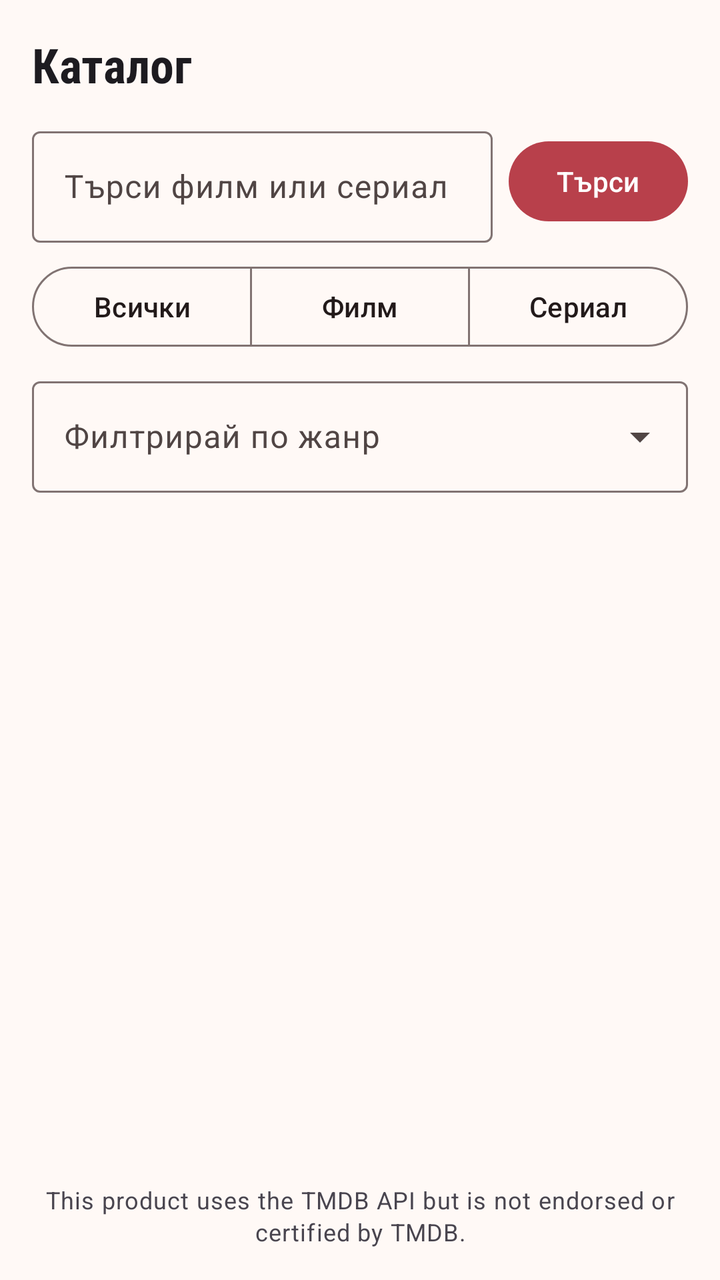
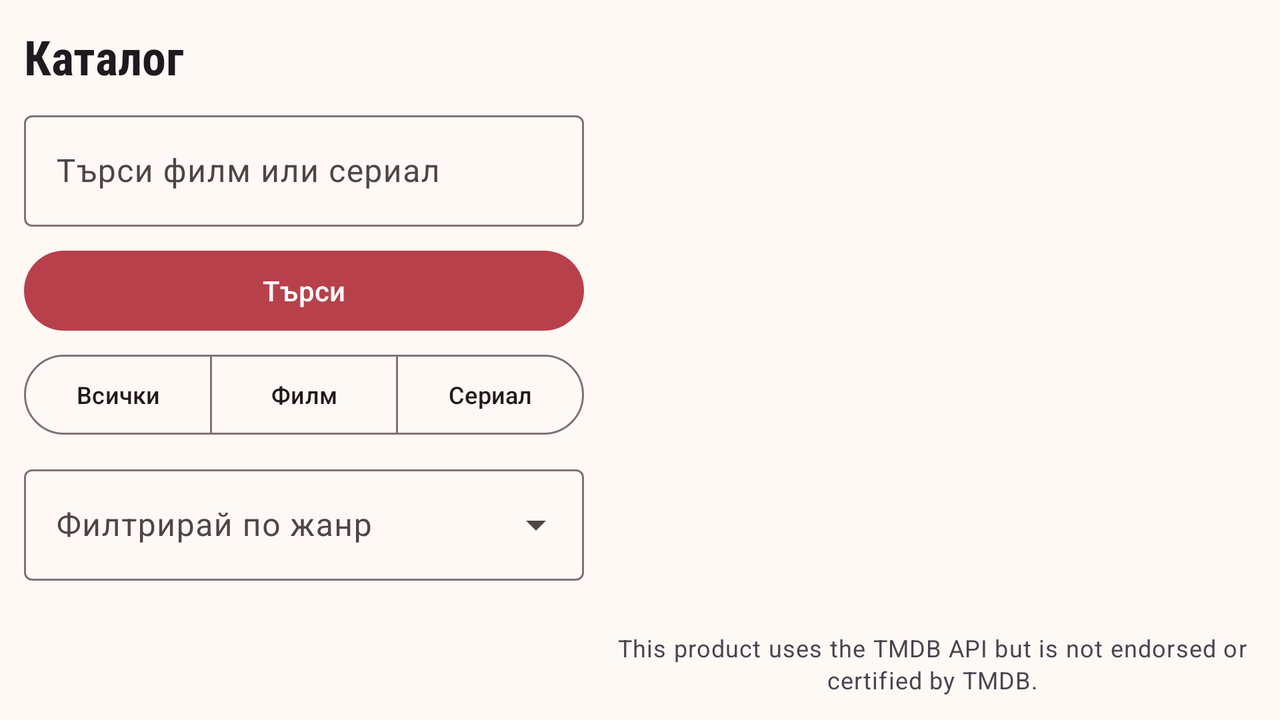

Compare how this app lays out the same screen by default and in its alternative resource folder. The renders come first, then the two layout files and the values they reference.
<!-- AndroidManifest.xml: application theme Theme.CineScope -->
<!-- res/layout/fragment_catalog.xml -->
<?xml version="1.0" encoding="utf-8"?>
<LinearLayout xmlns:android="http://schemas.android.com/apk/res/android"
    xmlns:app="http://schemas.android.com/apk/res-auto"
    android:id="@+id/catalogRoot"
    android:orientation="vertical"
    android:layout_width="match_parent"
    android:layout_height="match_parent"
    android:padding="16dp">

    <com.google.android.material.textview.MaterialTextView
        android:layout_width="match_parent"
        android:layout_height="wrap_content"
        android:text="@string/catalog_title"
        android:textAppearance="?attr/textAppearanceHeadlineSmall" />

    <LinearLayout
        android:layout_width="match_parent"
        android:layout_height="wrap_content"
        android:layout_marginTop="12dp"
        android:gravity="center_vertical"
        android:orientation="horizontal">

        <com.google.android.material.textfield.TextInputLayout
            android:id="@+id/catalogSearchInputLayout"
            android:layout_width="0dp"
            android:layout_height="wrap_content"
            android:layout_weight="1"
            android:hint="@string/search_film_or_tv">

            <com.google.android.material.textfield.TextInputEditText
                android:id="@+id/catalogSearchInput"
                android:layout_width="match_parent"
                android:layout_height="wrap_content"
                android:imeOptions="actionSearch"
                android:inputType="text"/>
        </com.google.android.material.textfield.TextInputLayout>

        <com.google.android.material.button.MaterialButton
            android:id="@+id/searchButton"
            android:layout_width="wrap_content"
            android:layout_height="wrap_content"
            android:layout_marginStart="8dp"
            android:text="@string/search_button" />

    </LinearLayout>

    <com.google.android.material.button.MaterialButtonToggleGroup
        android:id="@+id/mediaTypeFilterGroup"
        android:layout_width="match_parent"
        android:layout_height="wrap_content"
        android:layout_marginTop="8dp"
        app:selectionRequired="true"
        app:singleSelection="true">

        <com.google.android.material.button.MaterialButton
            android:id="@+id/filterAll"
            style="@style/Widget.Material3.Button.OutlinedButton"
            android:layout_width="0dp"
            android:layout_height="wrap_content"
            android:layout_weight="1"
            android:text="@string/movie_type_all" />

        <com.google.android.material.button.MaterialButton
            android:id="@+id/filterMovies"
            style="@style/Widget.Material3.Button.OutlinedButton"
            android:layout_width="0dp"
            android:layout_height="wrap_content"
            android:layout_weight="1"
            android:text="@string/movie_type_movie" />

        <com.google.android.material.button.MaterialButton
            android:id="@+id/filterTvShows"
            style="@style/Widget.Material3.Button.OutlinedButton"
            android:layout_width="0dp"
            android:layout_height="wrap_content"
            android:layout_weight="1"
            android:text="@string/movie_type_tv" />
    </com.google.android.material.button.MaterialButtonToggleGroup>

    <com.google.android.material.textfield.TextInputLayout
        android:id="@+id/genreFilterLayout"
        style="@style/Widget.Material3.TextInputLayout.OutlinedBox.ExposedDropdownMenu"
        android:layout_width="match_parent"
        android:layout_height="wrap_content"
        android:layout_marginTop="8dp"
        android:hint="@string/genre_filter_hint">

        <com.google.android.material.textfield.MaterialAutoCompleteTextView
            android:id="@+id/genreFilter"
            android:layout_width="match_parent"
            android:layout_height="wrap_content"
            android:inputType="none"/>
    </com.google.android.material.textfield.TextInputLayout>

    <ProgressBar
        android:id="@+id/catalogProgress"
        style="?android:attr/progressBarStyleHorizontal"
        android:layout_width="match_parent"
        android:layout_height="wrap_content"
        android:indeterminate="true"
        android:visibility="gone" />

    <com.google.android.material.textview.MaterialTextView
        android:id="@+id/catalogStatus"
        android:layout_width="match_parent"
        android:layout_height="wrap_content"
        android:gravity="center"
        android:padding="16dp"
        android:visibility="gone" />

    <com.google.android.material.button.MaterialButton
        android:id="@+id/retryButton"
        style="@style/Widget.Material3.Button.TextButton"
        android:layout_width="match_parent"
        android:layout_height="wrap_content"
        android:text="@string/try_again_button"
        android:visibility="gone" />

    <androidx.recyclerview.widget.RecyclerView
        android:id="@+id/catalogRecyclerView"
        android:layout_width="match_parent"
        android:layout_height="0dp"
        android:layout_weight="1"
        android:clipToPadding="false"
        android:paddingTop="8dp"/>

    <com.google.android.material.textview.MaterialTextView
        android:id="@+id/tmdbAttribution"
        android:layout_width="match_parent"
        android:layout_height="wrap_content"
        android:gravity="center"
        android:paddingTop="8dp"
        android:text="@string/tmdb_attribution"
        android:textAppearance="?attr/textAppearanceBodySmall"/>

</LinearLayout>
<!-- resources referenced by this layout -->
<resources>
  <string name="catalog_title">Каталог</string>
  <string name="genre_filter_hint">Филтрирай по жанр</string>
  <string name="movie_type_all">Всички</string>
  <string name="movie_type_movie">Филм</string>
  <string name="movie_type_tv">Сериал</string>
  <string name="search_button">Търси</string>
  <string name="search_film_or_tv">Търси филм или сериал</string>
  <string name="tmdb_attribution">This product uses the TMDB API but is not endorsed or certified by TMDB.</string>
  <string name="try_again_button">Опитай отново</string>
  <style name="Theme.CineScope" parent="Base.Theme.CineScope" />
  <color name="cine_primary">#B8404B</color>
  <color name="cine_on_primary">#FFFFFF</color>
  <color name="cine_primary_container">#FADADD</color>
  <color name="cine_on_primary_container">#3B0710</color>
  <color name="cine_secondary">#435466</color>
  <color name="cine_on_secondary">#FFFFFF</color>
  <color name="cine_secondary_container">#DCE5F1</color>
  <color name="cine_on_secondary_container">#101D2B</color>
  <color name="cine_tertiary">#745B00</color>
  <color name="cine_on_tertiary">#FFFFFF</color>
  <color name="cine_tertiary_container">#FFE08A</color>
  <color name="cine_on_tertiary_container">#241A00</color>
  <color name="cine_background">#FFF9F6</color>
  <color name="cine_surface">#FFF9F6</color>
  <color name="cine_on_surface">#221A1A</color>
  <color name="cine_surface_variant">#F1E2DE</color>
  <color name="cine_on_surface_variant">#504544</color>
  <color name="cine_outline">#817372</color>
  <color name="cine_error">#BA1A1A</color>
  <color name="cine_on_error">#FFFFFF</color>
  <style name="TextAppearance.CineScope.HeadlineSmall" parent="TextAppearance.Material3.HeadlineSmall">
  
          <item name="android:fontFamily">sans-serif-condensed</item>
          <item name="fontFamily">sans-serif-condensed</item>
          <item name="android:textStyle">bold</item>
      </style>
  <style name="TextAppearance.CineScope.TitleMedium" parent="TextAppearance.Material3.TitleMedium">
  
          <item name="android:fontFamily">sans-serif-condensed</item>
          <item name="fontFamily">sans-serif-condensed</item>
      </style>
  <style name="TextAppearance.CineScope.BodyLarge" parent="TextAppearance.Material3.BodyLarge">
  
          <item name="android:fontFamily">sans-serif</item>
          <item name="fontFamily">sans-serif</item>
      </style>
  <style name="TextAppearance.CineScope.BodyMedium" parent="TextAppearance.Material3.BodyMedium">
  
          <item name="android:fontFamily">sans-serif</item>
          <item name="fontFamily">sans-serif</item>
      </style>
  <style name="TextAppearance.CineScope.BodySmall" parent="TextAppearance.Material3.BodySmall">
  
          <item name="android:fontFamily">sans-serif</item>
          <item name="fontFamily">sans-serif</item>
      </style>
  <!-- some entries are left out for length -->
</resources>
<!-- res/layout-land/fragment_catalog.xml (the repository's variant of the layout above) -->
<!-- drawn on the phone turned sideways -->
<?xml version="1.0" encoding="utf-8"?>
<LinearLayout xmlns:android="http://schemas.android.com/apk/res/android"
    xmlns:app="http://schemas.android.com/apk/res-auto"
    android:id="@+id/catalogRoot"
    android:orientation="horizontal"
    android:layout_width="match_parent"
    android:layout_height="match_parent"
    android:padding="12dp">

    <LinearLayout
        android:layout_width="280dp"
        android:layout_height="match_parent"
        android:orientation="vertical"
        android:layout_marginEnd="12dp">

        <com.google.android.material.textview.MaterialTextView
            android:layout_width="match_parent"
            android:layout_height="wrap_content"
            android:text="@string/catalog_title"
            android:textAppearance="?attr/textAppearanceHeadlineSmall"/>

        <com.google.android.material.textfield.TextInputLayout
            android:id="@+id/catalogSearchInputLayout"
            android:layout_width="match_parent"
            android:layout_height="wrap_content"
            android:layout_marginTop="8dp"
            android:hint="@string/search_film_or_tv">

            <com.google.android.material.textfield.TextInputEditText
                android:id="@+id/catalogSearchInput"
                android:layout_width="match_parent"
                android:layout_height="wrap_content"
                android:imeOptions="actionSearch"
                android:inputType="text" />
        </com.google.android.material.textfield.TextInputLayout>

        <com.google.android.material.button.MaterialButton
            android:id="@+id/searchButton"
            android:layout_width="match_parent"
            android:layout_height="wrap_content"
            android:layout_marginTop="8dp"
            android:text="@string/search_button" />

        <com.google.android.material.button.MaterialButtonToggleGroup
            android:id="@+id/mediaTypeFilterGroup"
            android:layout_width="match_parent"
            android:layout_height="wrap_content"
            android:layout_marginTop="4dp"
            app:selectionRequired="true"
            app:singleSelection="true">

            <com.google.android.material.button.MaterialButton
                android:id="@+id/filterAll"
                style="@style/Widget.Material3.Button.OutlinedButton"
                android:layout_width="0dp"
                android:layout_height="wrap_content"
                android:layout_weight="1"
                android:minWidth="0dp"
                android:insetLeft="0dp"
                android:insetRight="0dp"
                android:paddingStart="2dp"
                android:paddingEnd="2dp"
                android:maxLines="1"
                android:textSize="12sp"
                android:text="@string/movie_type_all" />

            <com.google.android.material.button.MaterialButton
                android:id="@+id/filterMovies"
                style="@style/Widget.Material3.Button.OutlinedButton"
                android:layout_width="0dp"
                android:layout_height="wrap_content"
                android:layout_weight="1"
                android:minWidth="0dp"
                android:insetLeft="0dp"
                android:insetRight="0dp"
                android:paddingStart="2dp"
                android:paddingEnd="2dp"
                android:maxLines="1"
                android:textSize="12sp"
                android:text="@string/movie_type_movie" />

            <com.google.android.material.button.MaterialButton
                android:id="@+id/filterTvShows"
                style="@style/Widget.Material3.Button.OutlinedButton"
                android:layout_width="0dp"
                android:layout_height="wrap_content"
                android:layout_weight="1"
                android:minWidth="0dp"
                android:insetLeft="0dp"
                android:insetRight="0dp"
                android:paddingStart="2dp"
                android:paddingEnd="2dp"
                android:maxLines="1"
                android:textSize="12sp"
                android:text="@string/movie_type_tv" />
        </com.google.android.material.button.MaterialButtonToggleGroup>

        <com.google.android.material.textfield.TextInputLayout
            android:id="@+id/genreFilterLayout"
            style="@style/Widget.Material3.TextInputLayout.OutlinedBox.ExposedDropdownMenu"
            android:layout_width="match_parent"
            android:layout_height="wrap_content"
            android:layout_marginTop="8dp"
            android:hint="@string/genre_filter_hint">

            <com.google.android.material.textfield.MaterialAutoCompleteTextView
                android:id="@+id/genreFilter"
                android:layout_width="match_parent"
                android:layout_height="wrap_content"
                android:inputType="none"/>
        </com.google.android.material.textfield.TextInputLayout>

        <ProgressBar
            android:id="@+id/catalogProgress"
            style="?android:attr/progressBarStyleHorizontal"
            android:layout_width="match_parent"
            android:layout_height="wrap_content"
            android:indeterminate="true"
            android:visibility="gone"/>

        <com.google.android.material.textview.MaterialTextView
            android:id="@+id/catalogStatus"
            android:layout_width="match_parent"
            android:layout_height="wrap_content"
            android:gravity="center"
            android:padding="8dp"
            android:visibility="gone" />

        <com.google.android.material.button.MaterialButton
            android:id="@+id/retryButton"
            style="@style/Widget.Material3.Button.TextButton"
            android:layout_width="match_parent"
            android:layout_height="wrap_content"
            android:text="@string/try_again_button"
            android:visibility="gone"/>
    </LinearLayout>

    <LinearLayout
        android:layout_width="0dp"
        android:layout_height="match_parent"
        android:layout_weight="1"
        android:orientation="vertical">

        <androidx.recyclerview.widget.RecyclerView
            android:id="@+id/catalogRecyclerView"
            android:layout_width="match_parent"
            android:layout_height="0dp"
            android:layout_weight="1"
            android:clipToPadding="false"
            android:paddingTop="4dp"/>

        <com.google.android.material.textview.MaterialTextView
            android:id="@+id/tmdbAttribution"
            android:layout_width="match_parent"
            android:layout_height="wrap_content"
            android:gravity="center"
            android:paddingTop="4dp"
            android:text="@string/tmdb_attribution"
            android:textAppearance="?attr/textAppearanceBodySmall"/>
    </LinearLayout>
</LinearLayout>
